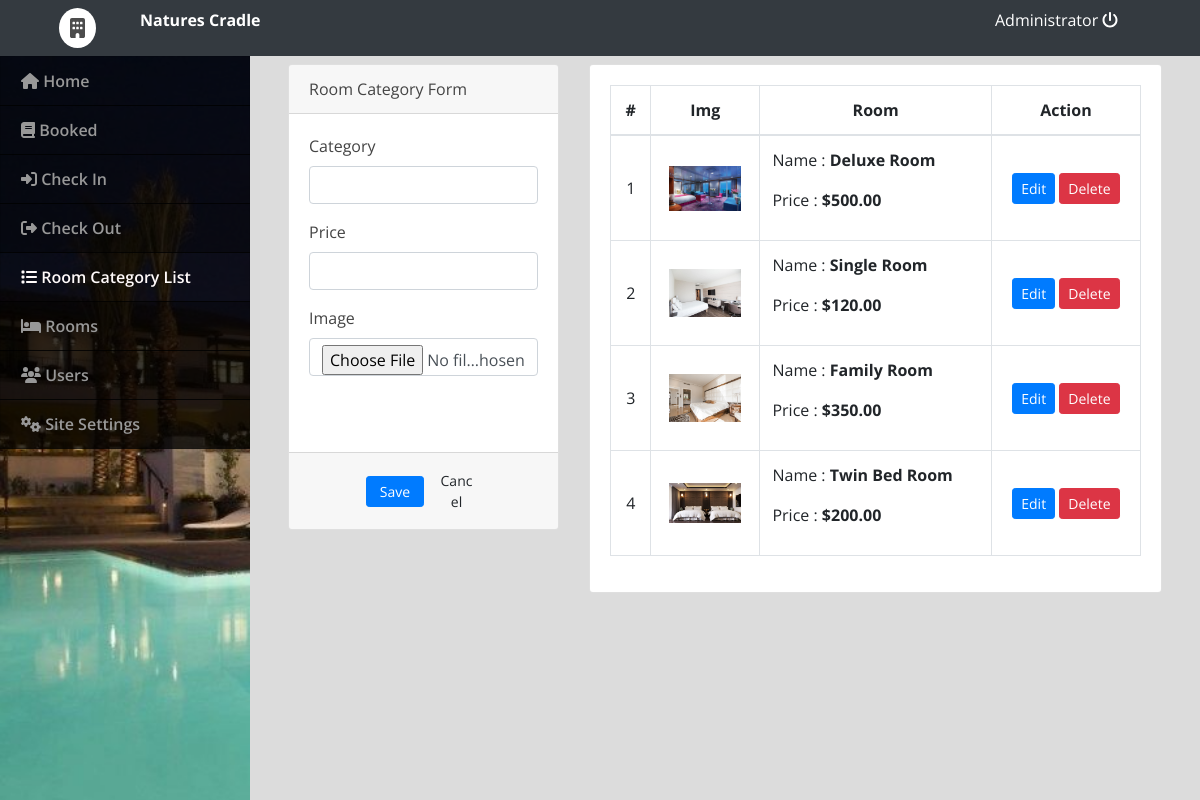
/admin/index.php?page=categories (signed in), run on the app's committed database.
### tables this page shows
CREATE TABLE `room_categories` (
  `id` int(30) NOT NULL,
  `name` text NOT NULL,
  `price` float NOT NULL,
  `cover_img` text NOT NULL
);

### admin/categories.php (the view, shortened to what this page needs)
<?php include('db_connect.php');?>
<div class="container-fluid">
	<div class="col-lg-12">
		<div class="row">
			<div class="col-md-4">
			<form action="" id="manage-category">
				<div class="card">
					<div class="card-header">
						    Room Category Form
				  	</div>
					<div class="card-body">
							<div class="form-group">
								<label class="control-label">Category</label>
								<input type="text" class="form-control" name="name">
							</div>
							<div class="form-group">
								<label class="control-label">Price</label>
								<input type="number" class="form-control text-right" name="price" step="any">
							</div>
							<div class="form-group">
								<label for="" class="control-label">Image</label>
								<input type="file" class="form-control" name="img" onchange="displayImg(this,$(this))">
							</div>
							<div class="form-group">
							</div>
					</div>
					<div class="card-footer">
						<div class="row">
							<div class="col-md-12">
								<button class="btn btn-sm btn-primary col-sm-3 offset-md-3"> Save</button>
								<button class="btn btn-sm btn-default col-sm-3" type="button" onclick="$('#manage-category').get(0).reset()"> Cancel</button>
							</div>
						</div>
					</div>
				</div>
			</form>
			</div>
			<div class="col-md-8">
				<div class="card">
					<div class="card-body">
						<table class="table table-bordered table-hover">
							<thead>
								<tr>
									<th class="text-center">#</th>
									<th class="text-center">Img</th>
									<th class="text-center">Room</th>
									<th class="text-center">Action</th>
								</tr>
							</thead>
							<tbody>
								<?php
								$i = 1;
								$cats = $conn->query("SELECT * FROM room_categories order by id asc");
								while($row=$cats->fetch_assoc()):
								?>
								<tr>
									<td class="text-center"><?php echo $i++ ?></td>
									<td class="text-center">
										<img src="<?php echo isset($row['cover_img']) ? '../assets/img/'.$row['cover_img'] :'' ?>" alt="" id="cimg">
									</td>
									<td class="">
										<p>Name : <b><?php echo $row['name'] ?></b></p>
										<p>Price : <b><?php echo "$".number_format($row['price'],2) ?></b></p>
									</td>
									<td class="text-center">
										<button class="btn btn-sm btn-primary edit_cat" type="button" data-id="<?php echo $row['id'] ?>" data-name="<?php echo $row['name'] ?>" data-price="<?php echo $row['price'] ?>" data-cover_img="<?php echo $row['cover_img'] ?>">Edit</button>
										<button class="btn btn-sm btn-danger delete_cat" type="button" data-id="<?php echo $row['id'] ?>">Delete</button>
									</td>
								</tr>
								<?php endwhile; ?>
							</tbody>
						</table>
					</div>
				</div>
			</div>
		</div>
	</div>
</div>

### admin/assets/css/style.css (style rules this page uses)
body { font-family: "Open Sans", sans-serif; color: #444444; width: 100%; height: calc(100%); }

### admin/index.php (style rules this page uses)
body { background: #80808045; }

### admin/categories.php (style rules this page uses)
img#cimg,.cimg { max-height: 10vh; max-width: 6vw; }
td { vertical-align: middle !important; }

### data on the page
room_categories: cover_img (picture), name "Deluxe Room", price "500.00"
room_categories: cover_img (picture), name "Single Room", price "120.00"
room_categories: cover_img (picture), name "Family Room", price "350.00"
room_categories: cover_img (picture), name "Twin Bed Room", price "200.00"

### other printed values
$_SESSION['setting_hotel_name'] "Natures Cradle"
$_SESSION['login_name'] "Administrator"
